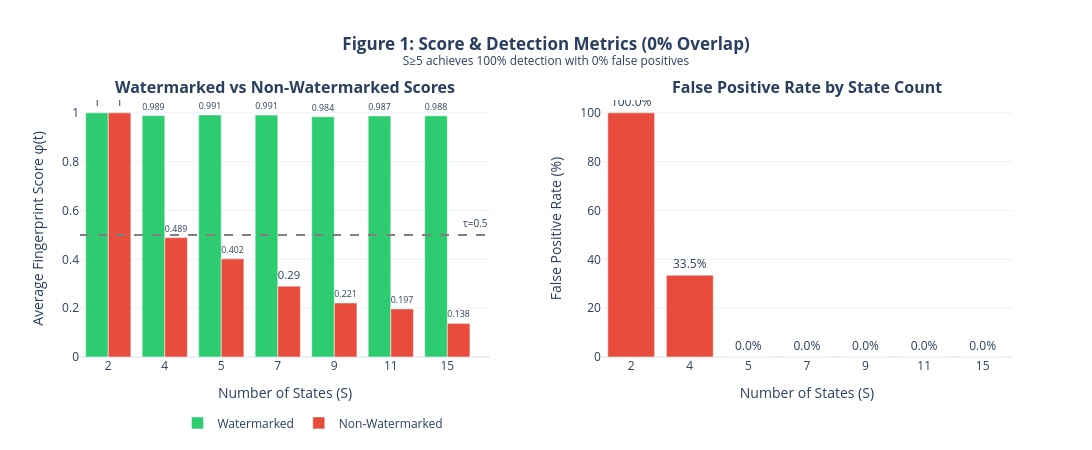

Source (notebook cell):
### Markdown cell above
## 3. Score Analysis

Combined view of watermarked vs non-watermarked scores and false positive rates for 0% overlap configurations.

### Code cell
# Figure 1: Score Comparison & FPR Analysis (2x1)
from plotly.subplots import make_subplots

df_0pct = df[df['overlap'] == 0.0].copy()

fig = make_subplots(
    rows=1, cols=2,
    subplot_titles=('<b>Watermarked vs Non-Watermarked Scores</b>', '<b>False Positive Rate by State Count</b>'),
    horizontal_spacing=0.12
)

# Left: Score Comparison
fig.add_trace(go.Bar(name='Watermarked', x=df_0pct['num_states'].astype(str), y=df_0pct['wm_avg'],
                     marker_color='#2ecc71', text=df_0pct['wm_avg'].round(3), textposition='outside'), row=1, col=1)
fig.add_trace(go.Bar(name='Non-Watermarked', x=df_0pct['num_states'].astype(str), y=df_0pct['non_wm_avg'],
                     marker_color='#e74c3c', text=df_0pct['non_wm_avg'].round(3), textposition='outside'), row=1, col=1)
fig.add_hline(y=0.5, line_dash="dash", line_color="gray", row=1, col=1)
fig.add_annotation(text="τ=0.5", x=6.5, y=0.55, showarrow=False, font=dict(size=10), row=1, col=1)

# Right: FPR
colors = ['#e74c3c' if fpr > 0 else '#2ecc71' for fpr in df_0pct['non_wm_fpr']]
fig.add_trace(go.Bar(x=df_0pct['num_states'].astype(str), y=df_0pct['non_wm_fpr']*100, marker_color=colors,
                     text=[f"{fpr*100:.1f}%" for fpr in df_0pct['non_wm_fpr']], textposition='outside',
                     showlegend=False), row=1, col=2)

fig.update_xaxes(title_text='Number of States (S)', row=1, col=1)
fig.update_xaxes(title_text='Number of States (S)', row=1, col=2)
fig.update_yaxes(title_text='Average Fingerprint Score φ(t)', row=1, col=1)
fig.update_yaxes(title_text='False Positive Rate (%)', row=1, col=2)

fig.update_layout(
    title=dict(text='<b>Figure 1: Score & Detection Metrics (0% Overlap)</b><br><sup>S≥5 achieves 100% detection with 0% false positives</sup>', x=0.5),
    template='plotly_white', barmode='group', height=450, width=1100,
    legend=dict(orientation='h', yanchor='top', y=-0.2, xanchor='center', x=0.25),
    margin=dict(b=80)
)

fig.write_image(f'{PICTURES_DIR}/fig1_score_fpr.png', scale=2)
fig.show()

### Figure 1 — Plotly figure (JSON) as saved in the notebook; plotly's stock layout.template omitted (floating-point values rounded to 4 significant figures)
{"data": [{"marker": {"color": "#2ecc71"}, "name": "Watermarked", "text": [1.0, 0.989, 0.991, 0.991, 0.984, 0.987, 0.988], "textposition": "outside", "type": "bar", "x": ["2", "4", "5", "7", "9", "11", "15"], "xaxis": "x", "y": [1.0, 0.9887, 0.9915, 0.9908, 0.9839, 0.9875, 0.9877], "yaxis": "y"}, {"marker": {"color": "#e74c3c"}, "name": "Non-Watermarked", "text": [1.0, 0.489, 0.402, 0.29, 0.221, 0.197, 0.138], "textposition": "outside", "type": "bar", "x": ["2", "4", "5", "7", "9", "11", "15"], "xaxis": "x", "y": [1.0, 0.489, 0.4021, 0.2901, 0.2213, 0.1971, 0.1376], "yaxis": "y"}, {"marker": {"color": ["#e74c3c", "#e74c3c", "#2ecc71", "#2ecc71", "#2ecc71", "#2ecc71", "#2ecc71"]}, "showlegend": false, "text": ["100.0%", "33.5%", "0.0%", "0.0%", "0.0%", "0.0%", "0.0%"], "textposition": "outside", "type": "bar", "x": ["2", "4", "5", "7", "9", "11", "15"], "xaxis": "x2", "y": [100.0, 33.53, 0.0, 0.0, 0.0, 0.0, 0.0], "yaxis": "y2"}], "layout": {"annotations": [{"font": {"size": 16}, "showarrow": false, "text": "<b>Watermarked vs Non-Watermarked Scores</b>", "x": 0.22, "xanchor": "center", "xref": "paper", "y": 1, "yanchor": "bottom", "yref": "paper"}, {"font": {"size": 16}, "showarrow": false, "text": "<b>False Positive Rate by State Count</b>", "x": 0.78, "xanchor": "center", "xref": "paper", "y": 1, "yanchor": "bottom", "yref": "paper"}, {"font": {"size": 10}, "showarrow": false, "text": "τ=0.5", "x": 6.5, "xref": "x", "y": 0.55, "yref": "y"}], "barmode": "group", "height": 450, "legend": {"orientation": "h", "x": 0.25, "xanchor": "center", "y": -0.2, "yanchor": "top"}, "margin": {"b": 80}, "shapes": [{"line": {"color": "gray", "dash": "dash"}, "type": "line", "x0": 0, "x1": 1, "xref": "x domain", "y0": 0.5, "y1": 0.5, "yref": "y"}], "title": {"text": "<b>Figure 1: Score & Detection Metrics (0% Overlap)</b><br><sup>S≥5 achieves 100% detection with 0% false positives</sup>", "x": 0.5}, "width": 1100, "xaxis": {"anchor": "y", "domain": [0, 0.44], "title": {"text": "Number of States (S)"}}, "xaxis2": {"anchor": "y2", "domain": [0.56, 1], "title": {"text": "Number of States (S)"}}, "yaxis": {"anchor": "x", "domain": [0, 1], "title": {"text": "Average Fingerprint Score φ(t)"}}, "yaxis2": {"anchor": "x2", "domain": [0, 1], "title": {"text": "False Positive Rate (%)"}}}}
